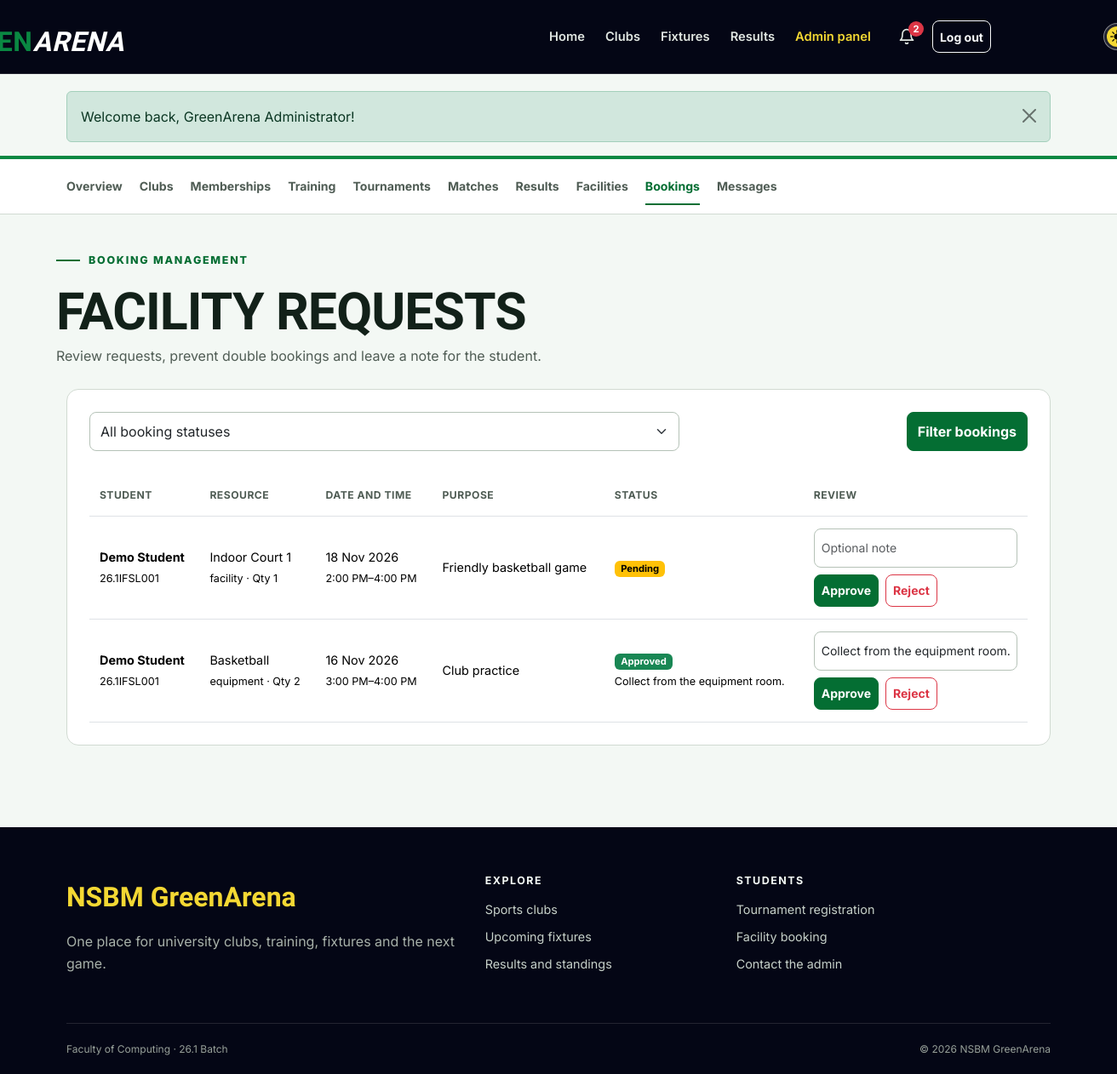
The app's page /admin/bookings.php (signed in) with its own data.
### tables this page shows
CREATE TABLE bookings (
    id INT UNSIGNED AUTO_INCREMENT PRIMARY KEY,
    user_id INT UNSIGNED NOT NULL,
    facility_id INT UNSIGNED NOT NULL,
    booking_date DATE NOT NULL,
    start_time TIME NOT NULL,
    end_time TIME NOT NULL,
    quantity SMALLINT UNSIGNED NOT NULL DEFAULT 1,
    purpose VARCHAR(255) NOT NULL,
    status ENUM('pending', 'approved', 'rejected', 'cancelled') NOT NULL DEFAULT 'pending',
    admin_note VARCHAR(255) NULL,
    created_at TIMESTAMP DEFAULT CURRENT_TIMESTAMP,
    FOREIGN KEY (user_id) REFERENCES users(id) ON DELETE CASCADE,
    FOREIGN KEY (facility_id) REFERENCES facilities(id) ON DELETE CASCADE
);

CREATE TABLE users (
    id INT UNSIGNED AUTO_INCREMENT PRIMARY KEY,
    student_id VARCHAR(20) NOT NULL UNIQUE,
    full_name VARCHAR(100) NOT NULL,
    email VARCHAR(120) NOT NULL UNIQUE,
    password_hash VARCHAR(255) NOT NULL,
    role ENUM('student', 'admin') NOT NULL DEFAULT 'student',
    created_at TIMESTAMP DEFAULT CURRENT_TIMESTAMP
);

CREATE TABLE facilities (
    id INT UNSIGNED AUTO_INCREMENT PRIMARY KEY,
    name VARCHAR(100) NOT NULL,
    type ENUM('facility', 'equipment') NOT NULL,
    location VARCHAR(120) NOT NULL,
    total_units SMALLINT UNSIGNED NOT NULL DEFAULT 1,
    status ENUM('active', 'maintenance') NOT NULL DEFAULT 'active'
);

### admin/bookings.php (the view, shortened to what this page needs)
<?php
$params = [];
$where = '';
$bookings = fetch_all("SELECT b.*, u.full_name, u.student_id, f.name, f.type, f.location
    FROM bookings b
    JOIN users u ON u.id=b.user_id
    JOIN facilities f ON f.id=b.facility_id $where
    ORDER BY FIELD(b.status,'pending','approved','rejected','cancelled'), b.booking_date DESC", $params);
include __DIR__ . '/../includes/header.php';
include __DIR__ . '/../includes/admin_nav.php';
?>
<div class="container dashboard-head"><span class="section-kicker">Booking management</span>
    <h1>Facility requests</h1>
    <p>Review requests, prevent double bookings and leave a note for the student.</p>
</div>
<div class="container dashboard-content">
    <section class="content-panel">
        <form class="filter-bar" method="get">
            <div>
                <select class="form-select" id="status" name="status">
                    <option value="">All booking statuses</option>
                </select>
            </div>
            <div>
            </div><button class="btn btn-sport" type="submit">Filter bookings</button>
        </form><?php if ($bookings): ?>
            <div class="table-responsive">
                <table class="table">
                    <thead>
                        <tr>
                            <th>Student</th>
                            <th>Resource</th>
                            <th>Date and time</th>
                            <th>Purpose</th>
                            <th>Status</th>
                            <th>Review</th>
                        </tr>
                    </thead>
                    <tbody>
                        <?php foreach ($bookings as $row): ?>
                            <tr>
                                <td><strong><?= e($row['full_name']) ?></strong><br><small><?= e($row['student_id']) ?></small></td>
                                <td><?= e($row['name']) ?><br><small><?= e($row['type']) ?> · Qty <?= $row['quantity'] ?></small></td>
                                <td><?= format_date($row['booking_date']) ?><br><small><?= format_time($row['start_time']) ?>–<?= format_time($row['end_time']) ?></small></td>
                                <td><?= e($row['purpose']) ?></td>
                                <td><?= status_badge($row['status']) ?>
                                    <?php if ($row['admin_note']): ?><br><small><?= e($row['admin_note']) ?></small>
                                <?php endif; ?></td>
                                <td><?php if ($row['status'] !== 'cancelled'): ?>
                                        <form method="post">
                                            <input class="form-control form-control-sm mb-2" id="note-<?= $row['id'] ?>" name="admin_note" maxlength="255" value="<?= e($row['admin_note']) ?>" placeholder="Optional note">
                                            <div class="table-actions">
                                                <button class="btn btn-sm btn-sport" type="submit" name="status" value="approved">Approve</button>
                                                <button class="btn btn-sm btn-outline-danger" type="submit" name="status" value="rejected">Reject</button>
                                            </div>
                                    </form><?php else: ?>—<?php endif; ?></td>
                        </tr><?php endforeach; ?>
                    </tbody>
                </table>
        </div><?php else: ?><p>No booking requests match this filter.</p><?php endif; ?>
    </section>
</div>
<?php include __DIR__ . '/../includes/footer.php'; ?>

### includes/functions.php (shortened to what this page needs)
<?php
function e($value)
{
    return htmlspecialchars($value ?? '', ENT_QUOTES);
}
function run_query($sql, $params = [])
{
    global $connection;
    $statement = mysqli_prepare($connection, $sql);
    if (count($params) > 0) {
        $types = str_repeat('s', count($params));
        mysqli_stmt_bind_param($statement, $types, ...$params);
    }
    if (!mysqli_stmt_execute($statement)) {
        die('SQL error: ' . mysqli_stmt_error($statement));
    }
    return $statement;
}
function fetch_all($sql, $params = [])
{
    $statement = run_query($sql, $params);
    $result = mysqli_stmt_get_result($statement);
    return mysqli_fetch_all($result, MYSQLI_ASSOC);
}
function format_date($date, $format = 'd M Y')
{
    if ($date) {
        return date($format, strtotime($date));
    }
    return 'Not set';
}
function format_time($time)
{
    if ($time) {
        return date('g:i A', strtotime($time));
    }
    return 'Not set';
}
function status_badge($status)
{
    $classes = [
        'approved' => 'success',
        'active' => 'success',
        'completed' => 'success',
        'registered' => 'success',
        'ongoing' => 'info',
        'scheduled' => 'info',
        'pending' => 'warning',
        'upcoming' => 'warning',
        'rejected' => 'danger',
        'cancelled' => 'danger',
        'maintenance' => 'danger',
        'inactive' => 'secondary',
        'withdrawn' => 'secondary',
    ];
    $class = $classes[$status] ?? 'secondary';
    return '<span class="badge text-bg-' . $class . '">' . e(ucfirst($status)) . '</span>';
}

### assets/css/style.css (style rules this page uses)
:root { --navy-950: #040615; --navy-900: #0d1023; --navy-800: #191d34; --green-600: #0a8842; --green-700: #046e33; --green-800: #055728; --yellow-400: #f4d833; --paper-50: #f3f8f4; --paper-100: #e7efe9; --ink-900: #122119; --ink-600: #4f5c54; --page-bg: var(--paper-50); --page-text: var(--ink-900); --muted-text: var(--ink-600); --brand: var(--green-700); --brand-hover: var(--green-800); --highlight: var(--yellow-400); --highlight2: var(--green-600); --dark-surface: var(--navy-950); --line: #d1dad2; --radius-sm: 8px; --radius-md: 14px; --radius-lg: 22px; --shadow: 0 12px 32px rgba(11, 26, 18, 0.08); }
* { box-sizing: border-box; }
html { scroll-behavior: smooth; }
body { min-height: 100dvh; margin: 0; background: var(--page-bg); color: var(--page-text); font-family: "Inter", sans-serif; font-size: 16px; line-height: 1.65; }
button, a, input, select, textarea { transition: color 180ms ease-out, background-color 180ms ease-out, border-color 180ms ease-out, transform 180ms ease-out; }
h1, h2, h3, h4, .display-font { font-family: "Barlow Condensed", sans-serif; font-weight: 700; line-height: 1.05; letter-spacing: -0.015em; }
h1 { font-size: clamp(2.5rem, 6vw, 4.8rem); }
p { max-width: 72ch; }
.container { max-width: 1180px; }
.btn { min-height: 44px; display: inline-flex; align-items: center; justify-content: center; gap: 8px; font-weight: 700; border-radius: var(--radius-sm); }
.btn-sm { min-height: 38px; }
.btn-sport { background: var(--brand); border-color: var(--brand); color: #fff; }
.hero-kicker, .section-kicker { display: inline-flex; align-items: center; gap: 10px; margin-bottom: 18px; color: var(--brand); font-size: 0.78rem; font-weight: 800; letter-spacing: 0.14em; text-transform: uppercase; }
.hero-kicker::before, .section-kicker::before { content: ""; width: 28px; height: 2px; background: currentColor; }
.content-panel { padding: 26px; margin-bottom: 24px; background: #fff; border: 1px solid var(--line); border-radius: var(--radius-md); }
.filter-bar { display: grid; grid-template-columns: minmax(180px, 1fr) minmax(150px, 0.35fr) auto; gap: 12px; margin-bottom: 28px; }
.form-control, .form-select { min-height: 46px; border-radius: var(--radius-sm); border-color: #b5c2b7; }
.dashboard-head { padding: 36px 0 26px; }
.dashboard-head h1 { margin: 0; font-size: clamp(2.5rem, 5vw, 3.8rem); text-transform: uppercase; }
.dashboard-head p { margin: 6px 0 0; color: var(--muted-text); }
.dashboard-content { padding-bottom: 72px; }
.table { margin-bottom: 0; vertical-align: middle; }
.table > :not(caption) > * > * { padding: 14px 12px; }
.table thead th { color: var(--muted-text); font-size: 0.76rem; letter-spacing: 0.04em; text-transform: uppercase; white-space: nowrap; }
.table tbody td { font-size: 0.9rem; }
.table-actions { display: flex; flex-wrap: wrap; gap: 8px; }
.badge { font-size: 0.7rem; }

### records on screen
bookings: user.full_name "Demo Student", user.student_id "26.1IFSL001", facility.name "Indoor Court 1", facility.type "facility", quantity "1", booking_date "18 Nov 2026", start_time "2:00 PM", end_time "4:00 PM", purpose "Friendly basketball game", status "Pending"
bookings: user.full_name "Demo Student", user.student_id "26.1IFSL001", facility.name "Basketball", facility.type "equipment", quantity "2", booking_date "16 Nov 2026", start_time "3:00 PM", end_time "4:00 PM", purpose "Club practice", status "Approved", admin_note "Collect from the equipment room."

### other values on screen
$unreadNotifications "2"
$message['message'] "Welcome back, GreenArena Administrator!"
